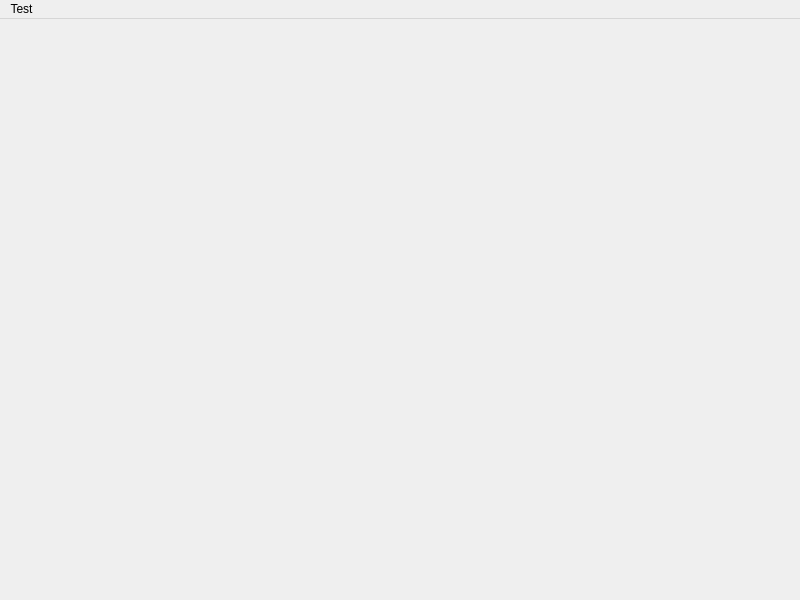
<?xml version="1.0" encoding="UTF-8"?>
<ui version="4.0">
 <class>MainWindow</class>
 <widget class="QMainWindow" name="MainWindow">
  <property name="geometry">
   <rect>
    <x>0</x>
    <y>0</y>
    <width>800</width>
    <height>600</height>
   </rect>
  </property>
  <property name="windowTitle">
   <string>MainWindow</string>
  </property>
  <property name="toolButtonStyle">
   <enum>Qt::ToolButtonTextUnderIcon</enum>
  </property>
  <property name="dockOptions">
   <set>QMainWindow::AllowTabbedDocks|QMainWindow::AnimatedDocks</set>
  </property>
  <widget class="QWidget" name="centralwidget"/>
  <widget class="QMenuBar" name="menubar">
   <property name="geometry">
    <rect>
     <x>0</x>
     <y>0</y>
     <width>800</width>
     <height>22</height>
    </rect>
   </property>
   <widget class="QMenu" name="menuTest">
    <property name="title">
     <string>Test</string>
    </property>
    <property name="icon">
     <iconset>
      <normaloff>../../../Downloads/toolbar-icons/settings.png</normaloff>../../../Downloads/toolbar-icons/settings.png</iconset>
    </property>
   </widget>
   <addaction name="menuTest"/>
  </widget>
 </widget>
 <resources/>
 <connections/>
</ui>
